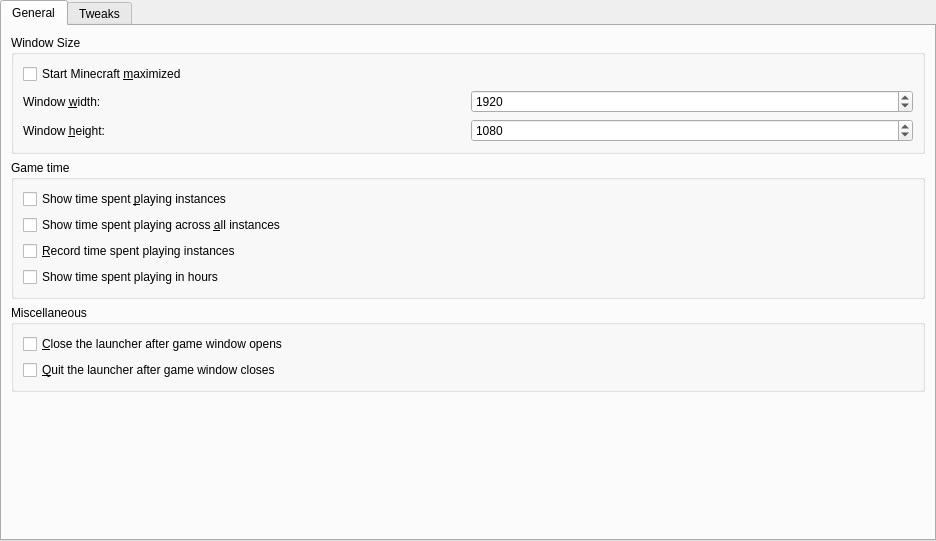
<?xml version="1.0" encoding="UTF-8"?>
<ui version="4.0">
 <class>MinecraftPage</class>
 <widget class="QWidget" name="MinecraftPage">
  <property name="geometry">
   <rect>
    <x>0</x>
    <y>0</y>
    <width>936</width>
    <height>541</height>
   </rect>
  </property>
  <property name="sizePolicy">
   <sizepolicy hsizetype="MinimumExpanding" vsizetype="MinimumExpanding">
    <horstretch>0</horstretch>
    <verstretch>0</verstretch>
   </sizepolicy>
  </property>
  <layout class="QVBoxLayout" name="mainLayout">
   <property name="leftMargin">
    <number>0</number>
   </property>
   <property name="topMargin">
    <number>0</number>
   </property>
   <property name="rightMargin">
    <number>0</number>
   </property>
   <property name="bottomMargin">
    <number>0</number>
   </property>
   <item>
    <widget class="QTabWidget" name="tabWidget">
     <property name="tabShape">
      <enum>QTabWidget::Rounded</enum>
     </property>
     <property name="currentIndex">
      <number>0</number>
     </property>
     <widget class="QWidget" name="minecraftTab">
      <attribute name="title">
       <string>General</string>
      </attribute>
      <layout class="QVBoxLayout" name="verticalLayout_3">
       <item>
        <widget class="QGroupBox" name="windowSizeGroupBox">
         <property name="title">
          <string>Window Size</string>
         </property>
         <layout class="QVBoxLayout" name="verticalLayout_4">
          <item>
           <widget class="QCheckBox" name="maximizedCheckBox">
            <property name="text">
             <string>Start Minecraft &amp;maximized</string>
            </property>
           </widget>
          </item>
          <item>
           <layout class="QGridLayout" name="gridLayoutWindowSize">
            <item row="1" column="0">
             <widget class="QLabel" name="labelWindowHeight">
              <property name="text">
               <string>Window &amp;height:</string>
              </property>
              <property name="buddy">
               <cstring>windowHeightSpinBox</cstring>
              </property>
             </widget>
            </item>
            <item row="0" column="0">
             <widget class="QLabel" name="labelWindowWidth">
              <property name="text">
               <string>Window &amp;width:</string>
              </property>
              <property name="buddy">
               <cstring>windowWidthSpinBox</cstring>
              </property>
             </widget>
            </item>
            <item row="0" column="1">
             <widget class="QSpinBox" name="windowWidthSpinBox">
              <property name="minimum">
               <number>1</number>
              </property>
              <property name="maximum">
               <number>65536</number>
              </property>
              <property name="singleStep">
               <number>1</number>
              </property>
              <property name="value">
               <number>1920</number>
              </property>
             </widget>
            </item>
            <item row="1" column="1">
             <widget class="QSpinBox" name="windowHeightSpinBox">
              <property name="minimum">
               <number>1</number>
              </property>
              <property name="maximum">
               <number>65536</number>
              </property>
              <property name="value">
               <number>1080</number>
              </property>
             </widget>
            </item>
           </layout>
          </item>
         </layout>
        </widget>
       </item>
       <item>
        <widget class="QGroupBox" name="gameTimeGroupBox">
         <property name="title">
          <string>Game time</string>
         </property>
         <layout class="QVBoxLayout" name="verticalLayout_6">
          <item>
           <widget class="QCheckBox" name="showGameTime">
            <property name="text">
             <string>Show time spent &amp;playing instances</string>
            </property>
           </widget>
          </item>
          <item>
           <widget class="QCheckBox" name="showGlobalGameTime">
            <property name="text">
             <string>Show time spent playing across &amp;all instances</string>
            </property>
           </widget>
          </item>
          <item>
           <widget class="QCheckBox" name="recordGameTime">
            <property name="text">
             <string>&amp;Record time spent playing instances</string>
            </property>
           </widget>
          </item>
          <item>
           <widget class="QCheckBox" name="showGameTimeWithoutDays">
            <property name="text">
             <string>Show time spent playing in hours</string>
            </property>
           </widget>
          </item>
         </layout>
        </widget>
       </item>
       <item>
        <widget class="QGroupBox" name="groupBox">
         <property name="title">
          <string>Miscellaneous</string>
         </property>
         <layout class="QVBoxLayout" name="verticalLayout">
          <item>
           <widget class="QCheckBox" name="closeAfterLaunchCheck">
            <property name="toolTip">
             <string>&lt;html&gt;&lt;head/&gt;&lt;body&gt;&lt;p&gt;The launcher will automatically reopen when the game crashes or exits.&lt;/p&gt;&lt;/body&gt;&lt;/html&gt;</string>
            </property>
            <property name="text">
             <string>&amp;Close the launcher after game window opens</string>
            </property>
           </widget>
          </item>
          <item>
           <widget class="QCheckBox" name="quitAfterGameStopCheck">
            <property name="toolTip">
             <string>&lt;html&gt;&lt;head/&gt;&lt;body&gt;&lt;p&gt;The launcher will automatically quit after the game exits or crashes.&lt;/p&gt;&lt;/body&gt;&lt;/html&gt;</string>
            </property>
            <property name="text">
             <string>&amp;Quit the launcher after game window closes</string>
            </property>
           </widget>
          </item>
         </layout>
        </widget>
       </item>
       <item>
        <spacer name="verticalSpacerMinecraft">
         <property name="orientation">
          <enum>Qt::Vertical</enum>
         </property>
         <property name="sizeHint" stdset="0">
          <size>
           <width>0</width>
           <height>0</height>
          </size>
         </property>
        </spacer>
       </item>
      </layout>
     </widget>
     <widget class="QWidget" name="tab">
      <attribute name="title">
       <string>Tweaks</string>
      </attribute>
      <layout class="QVBoxLayout" name="verticalLayout_12">
       <item>
        <widget class="QGroupBox" name="legacySettingsGroupBox">
         <property name="title">
          <string>Legacy settings</string>
         </property>
         <layout class="QVBoxLayout" name="verticalLayout_5">
          <item>
           <widget class="QCheckBox" name="onlineFixes">
            <property name="toolTip">
             <string>&lt;html&gt;&lt;head/&gt;&lt;body&gt;&lt;p&gt;Emulates usages of old online services which are no longer operating.&lt;/p&gt;&lt;p&gt;Current fixes include: skin and online mode support.&lt;/p&gt;&lt;/body&gt;&lt;/html&gt;</string>
            </property>
            <property name="text">
             <string>Enable online fixes (experimental)</string>
            </property>
           </widget>
          </item>
         </layout>
        </widget>
       </item>
       <item>
        <widget class="QGroupBox" name="nativeLibWorkaroundGroupBox">
         <property name="title">
          <string>Native library workarounds</string>
         </property>
         <layout class="QGridLayout" name="gridLayout">
          <item row="0" column="0">
           <widget class="QCheckBox" name="useNativeGLFWCheck">
            <property name="text">
             <string>Use system installation of &amp;GLFW</string>
            </property>
           </widget>
          </item>
          <item row="1" column="0">
           <widget class="QLabel" name="labelGLFWPath">
            <property name="text">
             <string>&amp;GLFW library path</string>
            </property>
            <property name="buddy">
             <cstring>lineEditGLFWPath</cstring>
            </property>
           </widget>
          </item>
          <item row="2" column="0">
           <widget class="QCheckBox" name="useNativeOpenALCheck">
            <property name="text">
             <string>Use system installation of &amp;OpenAL</string>
            </property>
           </widget>
          </item>
          <item row="3" column="0">
           <widget class="QLabel" name="labelOpenALPath">
            <property name="text">
             <string>&amp;OpenAL library path</string>
            </property>
            <property name="buddy">
             <cstring>lineEditOpenALPath</cstring>
            </property>
           </widget>
          </item>
          <item row="1" column="1">
           <widget class="QLineEdit" name="lineEditGLFWPath">
            <property name="enabled">
             <bool>false</bool>
            </property>
           </widget>
          </item>
          <item row="3" column="1">
           <widget class="QLineEdit" name="lineEditOpenALPath">
            <property name="enabled">
             <bool>false</bool>
            </property>
           </widget>
          </item>
         </layout>
        </widget>
       </item>
       <item>
        <widget class="QGroupBox" name="perfomanceGroupBox">
         <property name="title">
          <string>Performance</string>
         </property>
         <layout class="QVBoxLayout" name="verticalLayout_2">
          <item>
           <widget class="QCheckBox" name="enableFeralGamemodeCheck">
            <property name="toolTip">
             <string>&lt;html&gt;&lt;head/&gt;&lt;body&gt;&lt;p&gt;Enable Feral Interactive's GameMode, to potentially improve gaming performance.&lt;/p&gt;&lt;/body&gt;&lt;/html&gt;</string>
            </property>
            <property name="text">
             <string>Enable Feral GameMode</string>
            </property>
           </widget>
          </item>
          <item>
           <widget class="QCheckBox" name="enableMangoHud">
            <property name="toolTip">
             <string>&lt;html&gt;&lt;head/&gt;&lt;body&gt;&lt;p&gt;Enable MangoHud's advanced performance overlay.&lt;/p&gt;&lt;/body&gt;&lt;/html&gt;</string>
            </property>
            <property name="text">
             <string>Enable MangoHud</string>
            </property>
           </widget>
          </item>
          <item>
           <widget class="QCheckBox" name="useDiscreteGpuCheck">
            <property name="toolTip">
             <string>&lt;html&gt;&lt;head/&gt;&lt;body&gt;&lt;p&gt;Use the discrete GPU instead of the primary GPU.&lt;/p&gt;&lt;/body&gt;&lt;/html&gt;</string>
            </property>
            <property name="text">
             <string>Use discrete GPU</string>
            </property>
           </widget>
          </item>
         </layout>
        </widget>
       </item>
       <item>
        <spacer name="verticalSpacer">
         <property name="orientation">
          <enum>Qt::Vertical</enum>
         </property>
         <property name="sizeHint" stdset="0">
          <size>
           <width>20</width>
           <height>40</height>
          </size>
         </property>
        </spacer>
       </item>
      </layout>
     </widget>
    </widget>
   </item>
  </layout>
 </widget>
 <tabstops>
  <tabstop>maximizedCheckBox</tabstop>
  <tabstop>windowWidthSpinBox</tabstop>
  <tabstop>windowHeightSpinBox</tabstop>
 </tabstops>
 <resources/>
 <connections/>
</ui>
